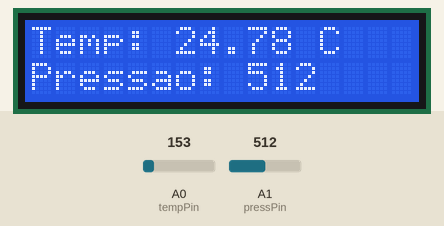
A sketch run on a simulated Arduino Uno, built with avr-gcc and run on an emulated ATmega328P. Parts: 16×2 character LCD. Inputs (shaded band) come from the test bench; at power-on: A0 (tempPin) = 153, A1 (pressPin) = 512. What the sketch prints to the serial monitor is not drawn.

Above: at 1.2 s.
1.3 s: A0 (tempPin) set to 165
At 2.7 s:
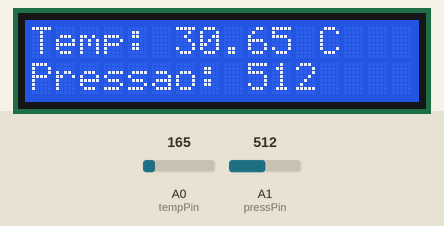
3.5 s: A1 (pressPin) set to 716
At 4.6 s:
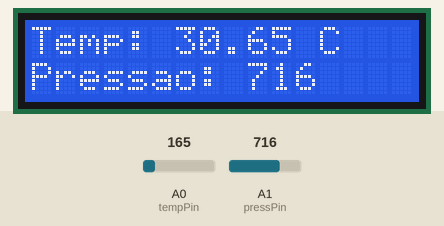
5.5 s: A0 (tempPin) set to 175
At 6.6 s:
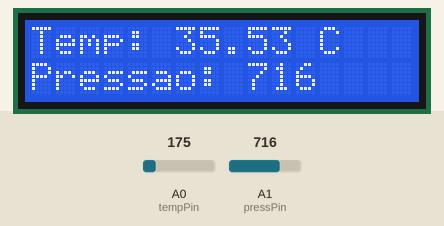
7.6 s: A1 (pressPin) set to 900
At 8.5 s:
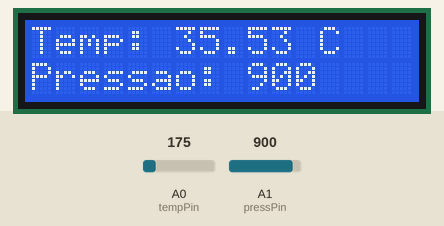
9.6 s: A0 (tempPin) set to 191
At 10.4 s:
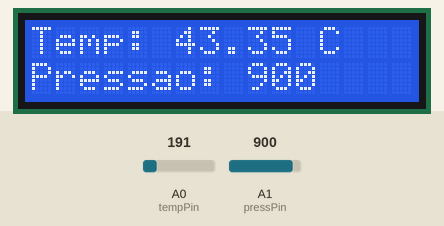
11.6 s: A1 (pressPin) set to 1023
At 13.6 s:
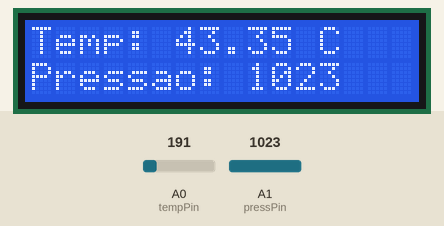
Timing chart, 0 to 14.6 s (numbered marks = the images above; inputs shaded):
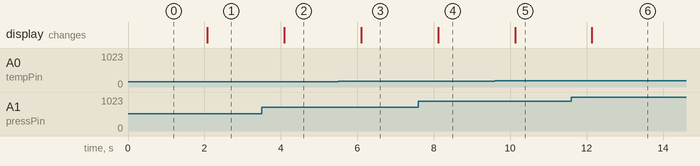

The sketch:

sensores.ino
```cpp
#include <LiquidCrystal.h>

// RS, E, D4, D5, D6, D7
LiquidCrystal lcd(8, 7, 6, 5, 4, 3);

// Sensores
int tempPin = A0;   // TMP36/LM35
int pressPin = A1;  // FSR

void setup()
{
  Serial.begin(9600);
  lcd.begin(16, 2);

  pinMode(pressPin, INPUT);
}

void loop()
{
  // ===== TEMPERATURA =====
  int leituraTemp = analogRead(tempPin);
  float tensao = leituraTemp * (5.0 / 1023.0);
  float temperaturaC = (tensao - 0.5) * 100; // TMP36

  // ===== PRESSÃO (FSR) =====
  int leituraPressao = analogRead(pressPin);

  // ===== LCD =====
  lcd.setCursor(0, 0);
  lcd.print("Temp: ");
  lcd.print(temperaturaC);
  lcd.print(" C   "); // espaços limpam sobra

  lcd.setCursor(0, 1);
  lcd.print("Pressao: ");
  lcd.print(leituraPressao);
  lcd.print("   ");

  // ===== Serial =====
  Serial.print("Temp: ");
  Serial.print(temperaturaC);
  Serial.print(" C | Pressao: ");
  Serial.println(leituraPressao);

  delay(1000);
}
```

Measured:
- after the input at 1.3 s, the display: changes after 0.78 s (image 1)
- after the input at 3.5 s, the display: changes after 0.59 s (image 2)
- after the input at 5.5 s, the display: changes after 0.60 s (image 3)
- after the input at 7.6 s, the display: changes after 0.51 s (image 4)
- after the input at 9.6 s, the display: changes after 0.53 s (image 5)
- after the input at 11.6 s, the display: changes after 0.54 s (image 6)
